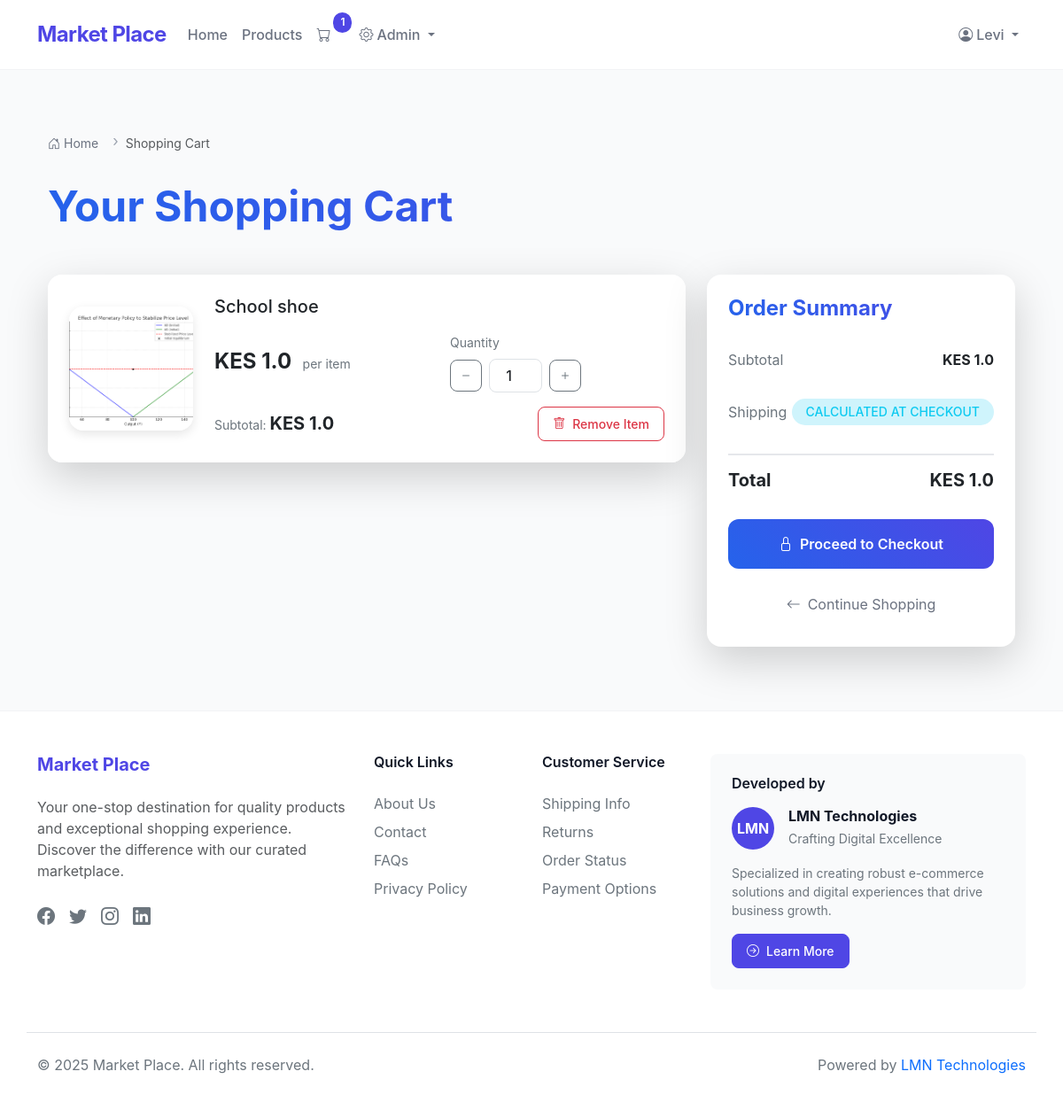
Page /cart (signed in) on the committed database.
### app.py (models this page shows)
class OrderItem(db.Model):
    __tablename__ = 'order_items'
    id = db.Column(db.Integer, primary_key=True)
    order_id = db.Column(db.Integer, db.ForeignKey('orders.id'), nullable=False)
    product_id = db.Column(db.Integer, db.ForeignKey('products.id'), nullable=False)
    quantity = db.Column(db.Integer, nullable=False)
    price_at_time = db.Column(db.Float, nullable=False)

class ProductImage(db.Model):
    __tablename__ = 'product_images'
    id = db.Column(db.Integer, primary_key=True)
    product_id = db.Column(db.Integer, db.ForeignKey('products.id'), nullable=False)
    image_url = db.Column(db.String(200), nullable=False)

class Product(db.Model):
    __tablename__ = 'products'
    id = db.Column(db.Integer, primary_key=True)
    name = db.Column(db.String(100), nullable=False)
    description = db.Column(db.String(500), nullable=True)
    price = db.Column(db.Float, nullable=False)
    stock_quantity = db.Column(db.Integer, nullable=False)
    category_id = db.Column(db.Integer, db.ForeignKey('categories.id'), nullable=False)
    order_items = db.relationship('OrderItem', backref='product', lazy=True)
    images = db.relationship('ProductImage', backref='product', lazy=True)

### app.py (the view)
@app.route('/cart')
def view_cart():
    if 'user_id' not in session:
        flash('Please login to view your cart.', 'info')
        return redirect(url_for('login'))
    order = Order.query.filter_by(user_id=session['user_id'], status="Pending").first()
    if not order:
        return render_template('cart.html', order_items=None, total_price=0)
    order_items = OrderItem.query.filter_by(order_id=order.id).all()
    total_price = sum(item.quantity * item.price_at_time for item in order_items)
    return render_template('cart.html', order_items=order_items, total_price=total_price)

### app.py (called while the page is built)
def get_cart_unique_items():
    if 'user_id' in session:
        order = Order.query.filter_by(user_id=session['user_id'], status="Pending").first()
        if order:
            return OrderItem.query.filter_by(order_id=order.id).count()
    return 0

@app.context_processor
def inject_cart_count():
    return dict(cart_count=get_cart_unique_items())

### templates/cart.html (shortened to what this page needs)
{% extends 'base.html' %}
{% block content %}
<div class="container py-4 py-lg-5">
    <nav aria-label="breadcrumb" class="mb-3 mb-lg-4 custom-breadcrumb">
        <ol class="breadcrumb">
            <li class="breadcrumb-item">
                <a href="{{ url_for('home') }}" class="text-decoration-none">
                    <i class="bi bi-house-door me-1"></i>Home
                </a>
            </li>
            <li class="breadcrumb-item active" aria-current="page">Shopping Cart</li>
        </ol>
    </nav>
    <h1 class="display-5 mb-4 mb-lg-5 fw-bold text-gradient">Your Shopping Cart</h1>
    {% if order_items %}
    <div class="row g-4">
        <div class="col-lg-8">
            <div class="card border-0 shadow-lg rounded-4 overflow-hidden hover-shadow">
                <div class="card-body p-0">
                    {% for item in order_items %}
                    <div class="cart-item p-3 p-lg-4 {% if not loop.last %}border-bottom{% endif %} bg-white hover-bg-light">
                        <div class="row align-items-center">
                            <div class="col-auto">
                                <div class="rounded-4 overflow-hidden product-image-container">
                                    {% if item.product.images %}
                                    <img src="{{ url_for('static', filename='uploads/' + item.product.images[0].image_url) }}"
                                         alt="{{ item.product.name }}"
                                         class="img-fluid w-100 h-100 object-fit-cover zoom-effect">
                                    {% else %}
                                    <div class="w-100 h-100 bg-light d-flex align-items-center justify-content-center">
                                        <i class="bi bi-image fs-2 text-secondary"></i>
                                    </div>
                                    {% endif %}
                                </div>
                            </div>
                            <div class="col">
                                <div class="d-flex flex-column h-100">
                                    <h3 class="h5 mb-3 product-title">{{ item.product.name }}</h3>
                                    <div class="row align-items-center mb-3">
                                        <div class="col-sm-6 mb-3 mb-sm-0">
                                            <div class="price-tag">
                                                <span class="h4 mb-0 fw-bold">KES {{ item.price_at_time }}</span>
                                                <span class="text-secondary ms-2 small">per item</span>
                                            </div>
                                        </div>
                                        <div class="col-sm-6">
                                            <label class="form-label small text-secondary mb-2">Quantity</label>
                                            <div class="quantity-control">
                                                <button class="btn btn-outline-secondary quantity-btn" type="button"
                                                        onclick="updateQuantity({{ item.id }}, 'decrease')">
                                                    <i class="bi bi-dash"></i>
                                                </button>
                                                <input type="number" class="form-control quantity-input"
                                                       value="{{ item.quantity }}" min="1" data-item-id="{{ item.id }}"
                                                       onchange="updateQuantity({{ item.id }}, 'set', this.value)">
                                                <button class="btn btn-outline-secondary quantity-btn" type="button"
                                                        onclick="updateQuantity({{ item.id }}, 'increase')">
                                                    <i class="bi bi-plus"></i>
                                                </button>
                                            </div>
                                        </div>
                                    </div>
                                    <div class="mt-auto d-flex justify-content-between align-items-center flex-wrap">
                                        <div class="subtotal-container me-3">
                                            <span class="text-secondary small">Subtotal: </span>
                                            <span class="subtotal-amount h5 mb-0 fw-bold">
                                                KES {{ item.quantity * item.price_at_time }}
                                            </span>
                                        </div>
                                        <form action="{{ url_for('remove_from_cart', order_item_id=item.id) }}" method="POST"
                                              class="mt-2 mt-sm-0">
                                            <button type="submit" class="btn btn-outline-danger btn-sm remove-btn"
                                                    onclick="return confirm('Are you sure you want to remove this item?')">
                                                <i class="bi bi-trash me-2"></i>Remove Item
                                            </button>
                                        </form>
                                    </div>
                                </div>
                            </div>
                        </div>
                    </div>
                    {% endfor %}
                </div>
            </div>
        </div>
        <div class="col-lg-4">
            <div class="card border-0 shadow-lg rounded-4 sticky-lg-top summary-card">
                <div class="card-body p-4">
                    <h2 class="h4 mb-4 fw-bold text-gradient">Order Summary</h2>
                    <div class="summary-details">
                        <div class="summary-row">
                            <span class="text-secondary">Subtotal</span>
                            <span class="fw-bold">KES {{ total_price }}</span>
                        </div>
                        <div class="summary-row">
                            <span class="text-secondary">Shipping</span>
                            <span class="badge bg-info-subtle text-info">Calculated at checkout</span>
                        </div>
                        <div class="summary-row total-row">
                            <span class="h5 fw-bold mb-0">Total</span>
                            <span class="h5 fw-bold mb-0">KES {{ total_price }}</span>
                        </div>
                    </div>
                    <form action="{{ url_for('checkout_page') }}" method="get">
                        <button type="submit" class="checkout-button">
                            <i class="bi bi-lock me-2"></i>Proceed to Checkout
                        </button>
                    </form>
                    <a href="{{ url_for('products') }}" class="continue-shopping-link">
                        <i class="bi bi-arrow-left me-2"></i>Continue Shopping
                    </a>
                </div>
            </div>
        </div>
    </div>
    {% endif %}
</div>
{% endblock %}

### static/css/styles.css (style rules this page uses)
.breadcrumb { display: flex; gap: 0.5rem; align-items: center; margin-bottom: 2rem; font-size: 0.875rem; color: #6b7280; }
.breadcrumb a { color: #6b7280; text-decoration: none; transition: color 0.2s; }
.badge { padding: 0.5rem 1rem; border-radius: 2rem; font-size: 0.875rem; font-weight: 500; text-transform: uppercase; }
html { scroll-behavior: smooth; }

### templates/base.html (style rules this page uses)
:root { --primary-color: #4F46E5; --hover-color: #4338CA; --background-light: #F9FAFB; --text-primary: #111827; --text-secondary: #6B7280; }
body { font-family: 'Inter', system-ui, -apple-system, sans-serif; background-color: var(--background-light); color: var(--text-primary); }
.btn { padding: 0.5rem 1rem; font-weight: 500; border-radius: 0.5rem; transition: all 0.2s ease; }

### templates/cart.html (style rules this page uses)
:root { --primary-gradient: linear-gradient(45deg, #2563eb, #4f46e5); --hover-transition: all 0.3s ease; }
.text-gradient { background: var(--primary-gradient); -webkit-background-clip: text; -webkit-text-fill-color: transparent; }
.hover-shadow { transition: var(--hover-transition); }
.product-image-container { width: 140px; height: 140px; overflow: hidden; box-shadow: 0 4px 12px rgba(0, 0, 0, 0.1); }
.zoom-effect { transition: var(--hover-transition); }
.quantity-control { display: flex; align-items: center; gap: 8px; max-width: 200px; }
.quantity-btn { width: 36px; height: 36px; padding: 0; display: flex; align-items: center; justify-content: center; border-radius: 8px; }
.quantity-input { width: 60px; text-align: center; border-radius: 8px; font-weight: 500; }
.summary-card { position: sticky; top: 2rem; }
.summary-details { display: flex; flex-direction: column; gap: 1rem; margin-bottom: 1.5rem; }
.summary-row { display: flex; justify-content: space-between; align-items: center; padding: 0.5rem 0; }
.total-row { border-top: 2px solid #e5e7eb; padding-top: 1rem; margin-top: 0.5rem; }
.checkout-button { width: 100%; padding: 1rem; border: none; border-radius: 12px; background: var(--primary-gradient); color: white; font-weight: 600; transition: var(--hover-transition); margin-bottom: 1rem; }
.continue-shopping-link { display: flex; align-items: center; justify-content: center; text-decoration: none; color: #6b7280; padding: 0.75rem; border-radius: 12px; transition: var(--hover-transition); }
.remove-btn { border-radius: 8px; transition: var(--hover-transition); }
.custom-breadcrumb .breadcrumb-item + .breadcrumb-item::before { content: "›"; font-size: 1.2em; line-height: 1; color: #9ca3af; }

### rows in the picture
OrderItem: image_url (picture), product.name "School shoe", price_at_time "1.0", quantity "1", item.quantity*item.price_at_time "1.0"

### other values in the picture
{{ cart_count }} "1"
{{ session.get('user_name') }} "Levi"
{{ total_price }} "1.0"
